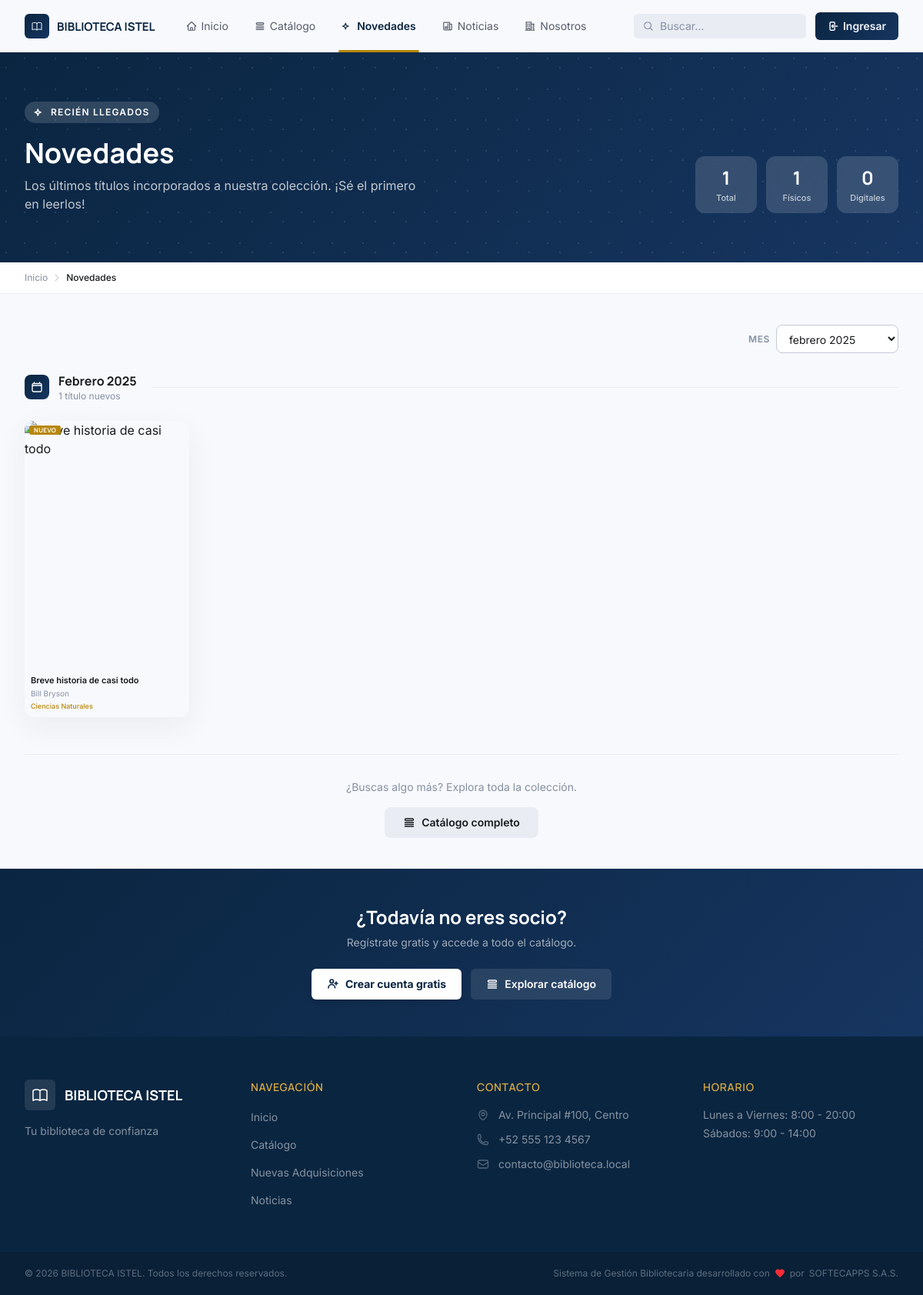
The app's page /new-arrivals with its own data.
### tables this page shows
CREATE TABLE `resources` (
  `id` int(10) unsigned NOT NULL AUTO_INCREMENT,
  `isbn_13` char(13) DEFAULT NULL,
  `marc_leader` char(24) DEFAULT NULL,
  `marc_control_number` varchar(64) DEFAULT NULL,
  `title` varchar(300) NOT NULL,
  `authors` longtext NOT NULL CHECK (json_valid(`authors`)),
  `marc_record` longtext DEFAULT NULL CHECK (json_valid(`marc_record`)),
  `publisher` varchar(200) DEFAULT NULL,
  `edition_statement` varchar(200) DEFAULT NULL,
  `publication_year` smallint(6) DEFAULT NULL,
  `category_id` int(10) unsigned NOT NULL,
  `branch_id` int(10) unsigned DEFAULT NULL,
  `support_type` enum('physical','digital','audiovisual','journal','thesis','map','score','kit','game','other') NOT NULL DEFAULT 'physical',
  `resource_type` varchar(60) DEFAULT NULL,
  `content_type` varchar(80) DEFAULT NULL,
  `media_type` varchar(80) DEFAULT NULL,
  `carrier_type` varchar(80) DEFAULT NULL,
  `description` text DEFAULT NULL,
  `pages` smallint(5) unsigned DEFAULT NULL,
  `language` char(2) NOT NULL DEFAULT 'es',
  `cover_image` varchar(255) DEFAULT NULL,
  `location` varchar(100) DEFAULT NULL,
  `digital_url` text DEFAULT NULL,
  `acquisition_price` decimal(8,2) DEFAULT NULL,
  `replacement_cost` decimal(8,2) NOT NULL,
  `acquisition_date` date DEFAULT NULL,
  `acquired_at` datetime DEFAULT NULL,
  `is_new_acquisition` tinyint(1) NOT NULL DEFAULT 1,
  `total_copies` tinyint(3) unsigned NOT NULL DEFAULT 0,
  `available_copies` tinyint(3) unsigned NOT NULL DEFAULT 0,
  `digital_access_count` int(10) unsigned NOT NULL DEFAULT 0,
  `is_active` tinyint(1) NOT NULL DEFAULT 1,
  `deactivated_at` datetime DEFAULT NULL,
  `deactivated_by` int(10) unsigned DEFAULT NULL,
  `deactivation_reason` text DEFAULT NULL,
  `created_at` datetime NOT NULL DEFAULT current_timestamp(),
  `updated_at` datetime NOT NULL DEFAULT current_timestamp() ON UPDATE current_timestamp(),
  PRIMARY KEY (`id`),
  UNIQUE KEY `uq_books_marc_control_number` (`marc_control_number`),
  UNIQUE KEY `uq_resources_isbn` (`isbn_13`),
  KEY `idx_resources_support_active` (`support_type`,`is_active`),
  KEY `idx_resources_branch` (`branch_id`,`is_active`),
  KEY `idx_resources_new_acquisition` (`is_new_acquisition`,`acquired_at`),
  KEY `idx_resources_category` (`category_id`),
  KEY `fk_resources_deactivated_by` (`deactivated_by`),
  FULLTEXT KEY `ft_books_search` (`title`,`publisher`),
  CONSTRAINT `fk_resources_branch` FOREIGN KEY (`branch_id`) REFERENCES `library_branches` (`id`) ON UPDATE CASCADE,
  CONSTRAINT `fk_resources_category` FOREIGN KEY (`category_id`) REFERENCES `categories` (`id`) ON UPDATE CASCADE,
  CONSTRAINT `fk_resources_deactivated_by` FOREIGN KEY (`deactivated_by`) REFERENCES `users` (`id`) ON DELETE SET NULL ON UPDATE CASCADE
);

CREATE TABLE `categories` (
  `id` int(10) unsigned NOT NULL AUTO_INCREMENT,
  `name` varchar(100) NOT NULL,
  `slug` varchar(120) NOT NULL,
  `description` text DEFAULT NULL,
  `fine_per_day_override` decimal(5,2) DEFAULT NULL,
  `loan_days_override` tinyint(4) DEFAULT NULL,
  `created_at` datetime NOT NULL DEFAULT current_timestamp(),
  PRIMARY KEY (`id`),
  UNIQUE KEY `uq_categories_name` (`name`),
  UNIQUE KEY `uq_categories_slug` (`slug`)
);

### views/public/new-acquisitions.php (the view, shortened to what the rows shown need)
<?php
$physical = array_filter($books, fn($b) => ($b['support_type'] ?? '') !== 'digital');
$digital  = array_filter($books, fn($b) => ($b['support_type'] ?? '') === 'digital');
$byMonth = [];
foreach ($books as $book) {
    $ts    = strtotime($book['acquired_at'] ?? 'now');
    $key   = date('Y-m', $ts);
    $months = ['enero','febrero','marzo','abril','mayo','junio','julio','agosto','septiembre','octubre','noviembre','diciembre'];
    $label = $months[(int)date('n', $ts) - 1] . ' ' . date('Y', $ts);
    if (!isset($byMonth[$key])) {
        $byMonth[$key] = ['label' => $label, 'books' => []];
    }
    $byMonth[$key]['books'][] = $book;
}
krsort($byMonth);
?>
<div class="relative overflow-hidden gradient-scholar">
    <div class="relative max-w-7xl mx-auto px-4 sm:px-6 lg:px-8 py-12 sm:py-16">
        <div class="flex flex-col sm:flex-row sm:items-end sm:justify-between gap-6">
            <div>
                <h1 class="text-3xl sm:text-4xl font-display font-bold text-white leading-tight">
                    Novedades
                </h1>
            </div>
            <div class="flex flex-wrap gap-3 shrink-0">
                <div class="bg-white/15 backdrop-blur-sm rounded-xl px-4 py-3 text-center min-w-[80px]">
                    <p class="text-2xl font-display font-bold text-white"><?= count($physical) ?></p>
                    <p class="text-white/70 text-[11px] font-medium mt-0.5">Físicos</p>
                </div>
                <div class="bg-white/15 backdrop-blur-sm rounded-xl px-4 py-3 text-center min-w-[80px]">
                    <p class="text-2xl font-display font-bold text-white"><?= count($digital) ?></p>
                    <p class="text-white/70 text-[11px] font-medium mt-0.5">Digitales</p>
                </div>
            </div>
        </div>
    </div>
</div>
<div class="max-w-7xl mx-auto px-4 sm:px-6 lg:px-8 py-10">
    <?php if (empty($books)): ?>
        <div class="flex flex-col items-center justify-center py-24 text-center gap-5">
            <div class="w-16 h-16 rounded-full bg-surface-container flex items-center justify-center">
                <svg class="w-8 h-8 text-on-surface-subtle/40" fill="none" viewBox="0 0 24 24" stroke="currentColor" stroke-width="1">
                    <path stroke-linecap="round" stroke-linejoin="round" d="M12 6.253v13m0-13C10.832 5.477 9.246 5 7.5 5S4.168 5.477 3 6.253v13C4.168 18.477 5.754 18 7.5 18s3.332.477 4.5 1.253m0-13C13.168 5.477 14.754 5 16.5 5c1.747 0 3.332.477 4.5 1.253v13C19.832 18.477 18.247 18 16.5 18c-1.746 0-3.332.477-4.5 1.253"/>
                </svg>
            </div>
            <div>
                <p class="text-on-surface font-semibold">Sin novedades por ahora</p>
                <p class="text-on-surface-subtle text-sm mt-1">Vuelve pronto para ver los nuevos títulos.</p>
            </div>
            <a href="<?= BASE_URL ?>/catalog"
               class="inline-flex items-center gap-2 px-5 py-2.5 bg-surface-container hover:bg-surface-container-high text-on-surface font-medium text-sm rounded-[0.5rem] transition-colors">
                <svg class="w-4 h-4" fill="none" viewBox="0 0 24 24" stroke="currentColor" stroke-width="2"><path stroke-linecap="round" stroke-linejoin="round" d="M3.75 12h16.5m-16.5 3.75h16.5M3.75 19.5h16.5M5.625 4.5h12.75a1.875 1.875 0 010 3.75H5.625a1.875 1.875 0 010-3.75z"/></svg>
                Ver catálogo completo
            </a>
        </div>
    <?php else: ?>
        <?php foreach ($byMonth as $monthKey => $group): ?>
        <section class="mb-12 last:mb-0">
            <div class="flex items-center gap-3 mb-6">
                <div class="gradient-scholar rounded-lg p-2 shrink-0">
                </div>
                <div>
                    <h2 class="text-base font-display font-bold text-on-surface capitalize"><?= View::e($group['label']) ?></h2>
                    <p class="text-xs text-on-surface-subtle"><?= count($group['books']) ?> <?= count($group['books']) === 1 ? 'título' : 'títulos' ?> nuevos</p>
                </div>
                <div class="flex-1 h-px bg-surface-container ml-2"></div>
            </div>
            <div class="grid grid-cols-3 sm:grid-cols-4 md:grid-cols-5 xl:grid-cols-7 gap-3 sm:gap-4">
                <?php foreach ($group['books'] as $book):
                    $authors = $book['authors'] ?? '';
                    if (is_string($authors) && str_starts_with(trim($authors), '[')) {
                        $dec     = json_decode($authors, true);
                        $authors = is_array($dec) ? implode(', ', $dec) : $authors;
                    }
                    $acquiredTs = strtotime($book['acquired_at'] ?? 'now');
                    $isThisWeek = (time() - $acquiredTs) < (7 * 86400);
                ?>
                <a href="<?= BASE_URL ?>/catalog/<?= (int)$book['id'] ?>"
                   class="group block bg-surface rounded-[0.75rem] overflow-hidden shadow-ambient hover:shadow-ambient-lg transition-all duration-300 hover:-translate-y-0.5">
                    <div class="relative aspect-[2/3] overflow-hidden">
                        <div class="absolute inset-0 bg-primary/0 group-hover:bg-primary/50 transition-all duration-300 flex items-center justify-center">
                        </div>
                        <div class="absolute top-1.5 left-1.5 flex flex-col gap-1">
                            <?php if ($isThisWeek): ?>
                                <span class="bg-error text-white text-[8px] font-display font-bold uppercase tracking-wider px-1.5 py-0.5 rounded-[3px] leading-none w-fit">Esta semana</span>
                            <?php else: ?>
                                <span class="bg-tertiary text-white text-[8px] font-display font-bold uppercase tracking-wider px-1.5 py-0.5 rounded-[3px] leading-none w-fit">Nuevo</span>
                            <?php endif; ?>
                        </div>
                    </div>
                    <div class="p-2">
                        <h3 class="text-[11px] font-semibold text-on-surface group-hover:text-primary line-clamp-2 leading-snug transition-colors"><?= View::e($book['title']) ?></h3>
                        <?php if (!empty($authors)): ?>
                            <p class="text-[10px] text-on-surface-subtle mt-0.5 line-clamp-1"><?= View::e($authors) ?></p>
                        <?php endif; ?>
                        <?php if (!empty($book['category_name'])): ?>
                            <p class="text-[9px] text-tertiary mt-0.5 font-medium truncate"><?= View::e($book['category_name']) ?></p>
                        <?php endif; ?>
                    </div>
                </a>
                <?php endforeach; ?>
            </div>
        </section>
        <?php endforeach; ?>
    <?php endif; ?>
</div>
<?php include BASE_PATH . '/views/partials/cta-register.php'; ?>

### records on screen
resources: support_type "1", support_type "0", shows "NUEVO", title "Breve historia de casi todo", authors "Bill Bryson", category.name "Ciencias Naturales"

### other values on screen
$settings['library_name'] "BIBLIOTECA ISTEL"
$total "1"
View::e($group['label']) "Febrero 2025"
count($group['books']) "1"
$settings['library_slogan'] "Tu biblioteca de confianza"
$settings['library_address'] "Av. Principal #100, Centro"
$settings['library_phone'] "+52 555 123 4567"
$settings['library_email'] "contacto@biblioteca.local"
$line "Lunes a Viernes: 8:00 - 20:00"
$line "Sábados: 9:00 - 14:00"
form field month "febrero 2025"
